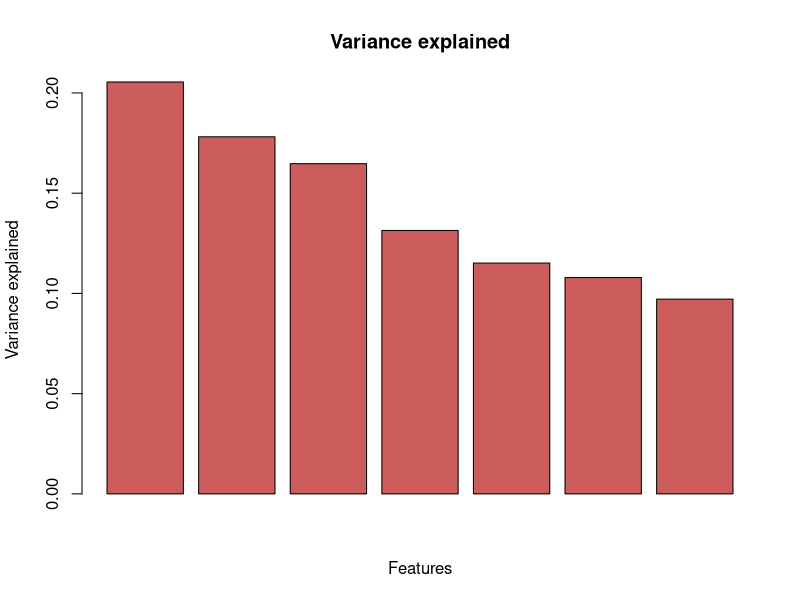
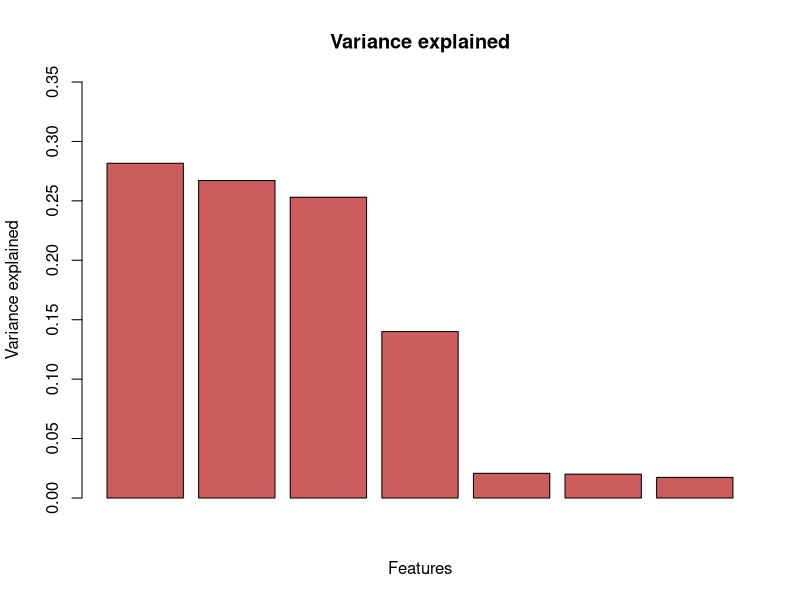

The R source for these figures, in order:
# Exercise 4: Data preparation
# Javier Galindos
rm(list=ls())

library("rstudioapi") 
set.seed(123)

# PCA
JG_pca <- function(dataset){
  dataset <- scale(dataset, center = FALSE, scale = TRUE)
  mu <- colMeans(dataset)
  data_centered <- matrix(, nrow= nrow(dataset), ncol = ncol(dataset))
  for (i in seq(1:ncol(dataset))){
    data_centered[,i] <- dataset[,i]- mu[i]  # center the data
  }
  C <- cov(data_centered)  # describe each axis variation
  
  eigenObject <- eigen(C)
  eigenVectors <- eigenObject$vectors
  eigenValues <- eigenObject$values
  
  return(list(components = eigenVectors, varianceExplained = eigenValues))  
}

JG_pca_project <- function(dataset, varianceExplained){
  PCA <- JG_pca(dataset)
  varianceScaled <- PCA$varianceExplained / sum(PCA$varianceExplained)
  # Obtain k components for specific variability
  k <- length(varianceScaled[cumsum(varianceScaled)<= varianceExplained])
  dataProjected <- dataset %*% PCA$components[,1:k]
  return (dataProjected)
}

# Generating dataset
# Independent variables
nCol <- 4
dataset <- matrix(rnorm(nCol* 500),ncol= nCol)
# Dependent variables
dataset=cbind(dataset,dataset[,1]^2)
dataset=cbind(dataset,dataset[,2]^2)
dataset=cbind(dataset,dataset[,4]^2)

# Correlation matrix before PCA
cor(dataset)

# PCA
PCA <- JG_pca(dataset)
varianceScaled <- PCA$varianceExplained / sum(PCA$varianceExplained)
k <- length(varianceScaled[cumsum(varianceScaled)<= 0.95])
barplot(varianceScaled, main = 'Variance explained', xlab = 'Features', ylab = 'Variance explained', col = 'indianred')

# Project data
k <- 7
dataProjected <- dataset %*% PCA$components[,1:k]

# Correlation matrix after PCA
cor(dataProjected)


# Generating dataset of highly correlated variables
nCol <- 4
dataset <- matrix(rnorm(nCol* 500),ncol= nCol)
dataset=cbind(dataset,dataset[,1]*runif(500)*0.01)
dataset=cbind(dataset,dataset[,2]*runif(500)*0.01)
dataset=cbind(dataset,dataset[,3]*runif(500)*0.01)
#dataset=cbind(dataset,dataset[,4]*runif(500)*0.01)
cor(dataset)

# PCA
PCA <- JG_pca(dataset)
varianceScaled <- PCA$varianceExplained / sum(PCA$varianceExplained)
barplot(varianceScaled, main = 'Variance explained', xlab = 'Features', ylab = 'Variance explained', col = 'indianred', ylim=c(0,0.35))

# Project data
k <- 7
dataProjected <- dataset %*% PCA$components[,1:k]
cor(dataProjected)
